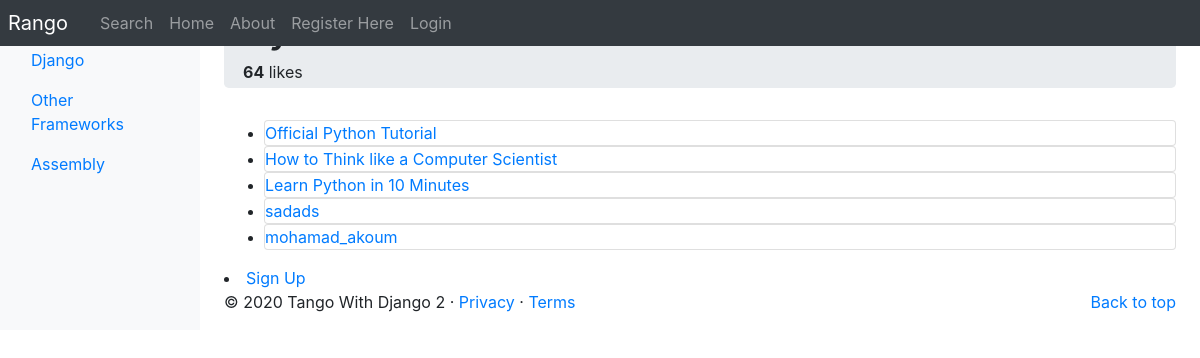
/rango/category/python/, run on the app's committed database.
### rango/models.py (models this page shows, shortened)
class Category(models.Model):
    NAME_MAX_LENGTH = 128
    name = models.CharField(max_length=NAME_MAX_LENGTH, unique=True)
    views = models.IntegerField(default=0)
    likes = models.IntegerField(default=0)
    slug = models.SlugField(unique=True)
    class Meta:
        verbose_name_plural = 'Categories'

class Page(models.Model):
    TITLE_MAX_LENGTH = 128
    URL_MAX_LENGTH = 200
    category = models.ForeignKey(Category, on_delete=models.CASCADE)
    title = models.CharField(max_length=TITLE_MAX_LENGTH)
    url = models.URLField()
    views = models.IntegerField(default=0)
    likes = models.IntegerField(default=0)

### rango/views.py (the view)
def show_category(request, category_name_slug):
	context_dict = {}
	try:
		category = Category.objects.get(slug=category_name_slug)
		pages = Page.objects.filter(category=category)
		context_dict['pages'] = pages
		context_dict['category'] = category
	except Category.DoesNotExist:
		context_dict['category'] = None
		context_dict['pages'] = None
	return render(request, 'rango/category.html', context=context_dict)

### rango/templatetags/rango_template_tags.py (called while the page is built)
@register.inclusion_tag('rango/categories.html')
def get_category_list(current_category=None):
    return {'categories': Category.objects.all(),
            'current_category': current_category}

### templates/rango/category.html (shortened to what this page needs)
{% extends 'rango/base.html' %}
{% load staticfiles %}
{% block body_block %}
<div class="jumbotron p-1">
    <div class="container">
        {% if category %}
        <h1 class="jumbotron-heading">{{ category.name }}</h1>
        <div>
            <strong id="like_count">{{ category.likes }}</strong> likes
        </div>
        {% else %}
        The specified category does not exist.
        {% endif %}
    </div>
</div>
    {% if pages %}
    <ul>
        {% for page in pages %}
        <div class="card mb-10">
        <li><a href="{{ page.url }}">{{ page.title }}</a></li>
        </div>
        {% endfor %}
    </ul>
    {% else %}
    <strong>No pages currently in category.</strong>
    {% endif %}
    {% if user.is_authenticated %}
    <a href="/rango/category/{{ category.slug }}/add_page/">Add Page</a> <br />
    {% else %}
    <li><a href="{% url 'registration_register' %}">Sign Up</a></li>
    {% endif %}
{% endblock %}

### templates/rango/categories.html (shortened to what this page needs)
<ul class="nav flex-column">
{% if categories %}
    {% for c in categories %}
    {% if c == current_category %}
        <li class="nav-item">
        <a class="nav-link active" href="{% url 'rango:show_category' c.slug %">
        </a>
        </li>
        <li class="nav-item">
        <a class="nav-link" href="{% url 'rango:show_category' c.slug %}">
        {{ c.name }}
        </a>
        </li>
    {% endif %}
    {% endfor %}
{% else %}
        <li class="nav-item">There are no categories present.</li>
{% endif %}
</ul>

### data on the page
Category: name "Django"
Category: name "Other Frameworks"
Category: name "Assembly"
Category: likes "64"
Page: title "Official Python Tutorial"
Page: title "How to Think like a Computer Scientist"
Page: title "Learn Python in 10 Minutes"
Page: title "sadads"
Page: title "mohamad_akoum"
